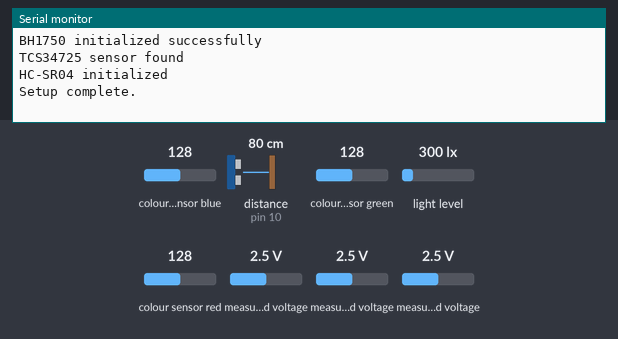
This sketch was run on a simulated Arduino Uno, built with avr-gcc and run on an emulated ATmega328P. Parts: the last lines printed to the serial monitor. The test bench sets the inputs (shaded band); at power-on: colour sensor blue 128, distance to the obstacle (sensor on pin 10) 80 cm, measured voltage 2.5 V, colour sensor green 128, light level 300 lx, colour sensor red 128. The echo pulse lasts 58.3 µs per cm.

Above: at 1.2 s.
1.3 s: colour sensor blue set to 5
At 2.2 s:
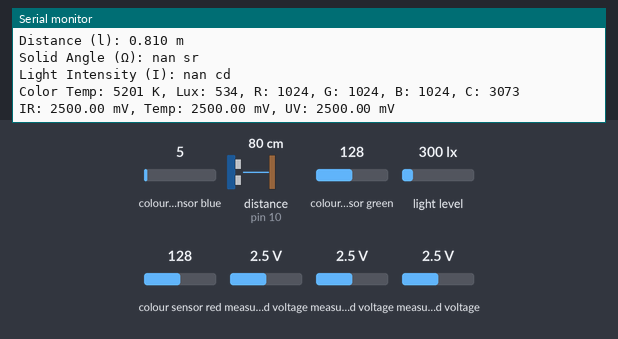
2.8 s: distance to the obstacle (sensor on pin 10) set to 2 cm
At 3.97 s:
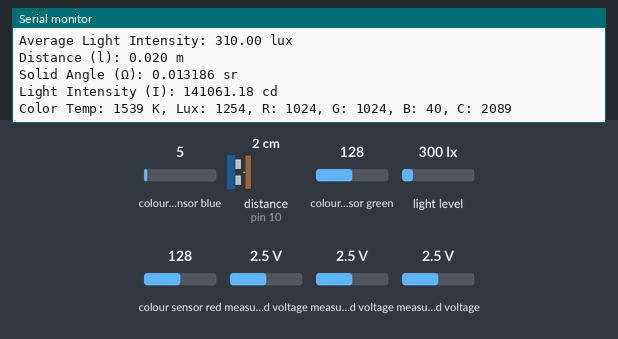
5.3 s: measured voltage (sensor 200) set to 0.1 V
At 6.7 s:
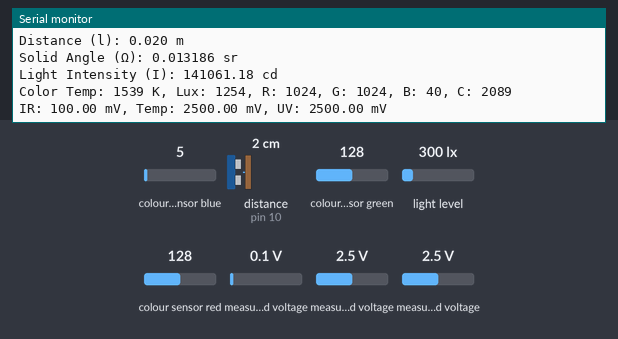
6.8 s: distance to the obstacle (sensor on pin 10) set to 299 cm
At 9.7 s:
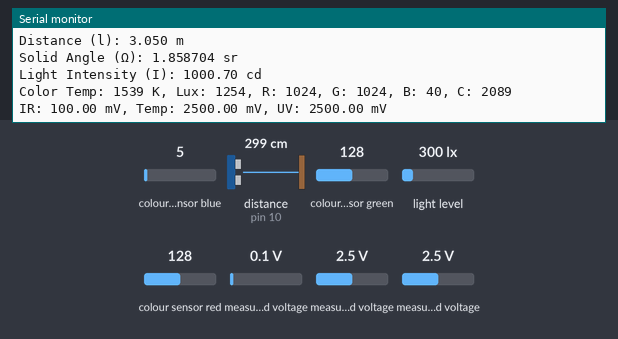
13.9 s: measured voltage (sensor 201) set to 0.1 V
15.4 s: measured voltage (sensor 202) set to 0.1 V
At 16.9 s:
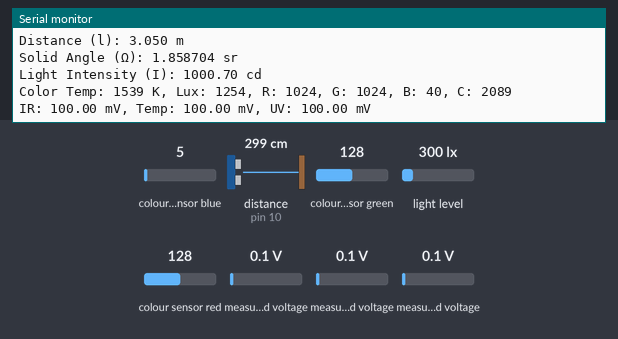
Timing chart, 0 to 17.9 s (numbered marks = the images above; inputs shaded):
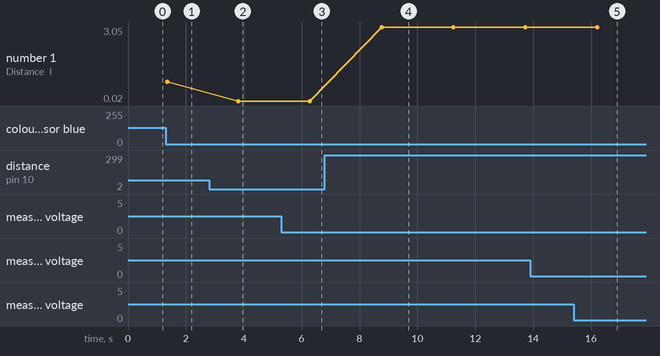

Measured:
- after the input at 2.8 s, the serial monitor: prints a new line after 1.0 s (image 2)
- after the input at 5.3 s, the serial monitor: prints a new line after 1.1 s (image 3)
- after the input at 6.8 s, the serial monitor: prints a new line after 2.0 s (image 4)
- after the input at 15.4 s, the serial monitor: prints a new line after 0.97 s (image 5)
- plotted number 1: 0.81 → 0.02 after the input at 2.8 s, 0.02 → 3.05 after the input at 6.8 s

The sketch:

luminizerr.ino
```cpp
#include <Wire.h>
#include <BH1750.h>
#include <NewPing.h>
#include <math.h>
#include "Adafruit_TCS34725.h"
#include <ADS1115_WE.h>

#define I2C_ADDRESS 0x48
// BH1750 setup
BH1750 lightMeter;
const float x = 10.0; // Constant for each lux reading

// Initialize the TCS34725 RGB sensor
Adafruit_TCS34725 tcs = Adafruit_TCS34725(TCS34725_INTEGRATIONTIME_614MS, TCS34725_GAIN_1X);

// Initialize the ADS1115 sensor
ADS1115_WE adc = ADS1115_WE(I2C_ADDRESS);

// HC-SR04 setup
#define TRIG_PIN 9
#define ECHO_PIN 10
#define MAX_DISTANCE 400 // Maximum measurable distance in cm

NewPing sonar(TRIG_PIN, ECHO_PIN, MAX_DISTANCE);

// Constants
const float b = 2; // Half the width of the light source (in meters)
const float h = 3; // Height of the light source (in meters)
const float sensor_area = 6; // Surface area of the sensor (in square meters)

void setup() {
  Serial.begin(9600);
  Wire.begin();

  // Initialize BH1750
  if (lightMeter.begin(BH1750::CONTINUOUS_HIGH_RES_MODE)) {
    Serial.println("BH1750 initialized successfully");
  } else {
    Serial.println("Error initializing BH1750");
    while (true);
  }

  // Initialize the RGB sensor
  if (tcs.begin()) {
    Serial.println("TCS34725 sensor found");
  } else {
    Serial.println("No TCS34725 sensor found ... check your connections");
    while (true);
  }

  // Initialize HC-SR04
  Serial.println("HC-SR04 initialized");

  // Initialize the ADS1115 sensor
  if (!adc.init()) {
    Serial.println("ADS1115 not connected!");
    while (true);
  }

  adc.setVoltageRange_mV(ADS1115_RANGE_6144);
  adc.setCompareChannels(ADS1115_COMP_0_GND);
  adc.setMeasureMode(ADS1115_CONTINUOUS);

  Serial.println("Setup complete.");
}

void loop() {
  // Variables for averaging lux
  const int numMeasurements = 12;
  float totalIntensity = 0;

  // Take 12 measurements for lux
  for (int i = 0; i < numMeasurements; i++) {
    float lux = lightMeter.readLightLevel();
    if (lux < 0) {
      Serial.println("Error reading light level.");
    } else {
      lux += x; // Add the constant value
      totalIntensity += lux;
    }
    delay(100);
  }

  // Variables for RGB sensor
  uint16_t r, g, b, c, colorTemp, luxRGB;
  tcs.getRawData(&r, &g, &b, &c);
  colorTemp = tcs.calculateColorTemperature_dn40(r, g, b, c);
  luxRGB = tcs.calculateLux(r, g, b);

  // Variables for ADS1115 sensor
  float voltageIR = readChannel(ADS1115_COMP_0_GND);
  float voltageTemp = readChannel(ADS1115_COMP_1_GND);
  float voltageUV = readChannel(ADS1115_COMP_2_GND);

  // Get distance from HC-SR04
  float distance_cm = sonar.ping_cm();
  if (distance_cm == 0) {
    Serial.println("No object detected");
    return;
  }

  // Convert distance to meters
  float l = distance_cm / 100.0;

  // Ensure inputs are valid
  if (l <= 0 || b <= 0 || h <= 0) {
    Serial.println("Error: Invalid dimensions (l, b, h must be positive and non-zero)");
    return;
  }

  // Calculate solid angle (Ω) using the provided formula
  float denominator = sqrt((l * l + 4 * h * h) * (b * b + 4 * h * h));
  float solid_angle = 4 * asin((l * b) / denominator);

  // Calculate luminous intensity (I)
  float averageIntensity = totalIntensity / numMeasurements;
  float light_intensity = (averageIntensity * sensor_area) / solid_angle;

  // Print results
  Serial.print("Average Light Intensity: ");
  Serial.print(averageIntensity);
  Serial.println(" lux");

  Serial.print("Distance (l): ");
  Serial.print(l, 3);
  Serial.println(" m");

  Serial.print("Solid Angle (Ω): ");
  Serial.print(solid_angle, 6);
  Serial.println(" sr");

  Serial.print("Light Intensity (I): ");
  Serial.print(light_intensity);
  Serial.println(" cd");

  // Print RGB sensor readings
  Serial.print("Color Temp: ");
  Serial.print(colorTemp);
  Serial.print(" K, Lux: ");
  Serial.print(luxRGB);
  Serial.print(", R: ");
  Serial.print(r);
  Serial.print(", G: ");
  Serial.print(g);
  Serial.print(", B: ");
  Serial.print(b);
  Serial.print(", C: ");
  Serial.println(c);

  // Print ADS1115 sensor readings
  Serial.print("IR: ");
  Serial.print(voltageIR);
  Serial.print(" mV, Temp: ");
  Serial.print(voltageTemp);
  Serial.print(" mV, UV: ");
  Serial.print(voltageUV);
  Serial.println(" mV");

  delay(1000); // Update every second
}

float readChannel(ADS1115_MUX channel) {
  float voltage = 0.0;
  adc.setCompareChannels(channel);
  voltage = adc.getResult_mV(); // alternative: getResult_mV for Millivolt
  return voltage;
}
```
